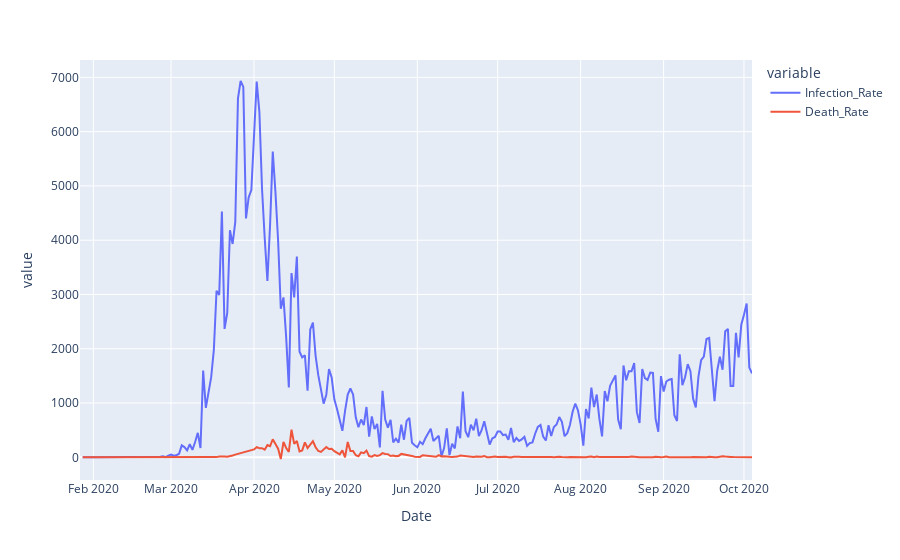

The notebook cell this image was saved under:
### Code cell
fig = px.line(df_Germany, x = "Date", y = ["Infection_Rate","Death_Rate"])
fig.show()

### Figure 1 — Plotly figure (JSON) as saved in the notebook; plotly's stock layout.template omitted (floating-point values rounded to 4 significant figures; data arrays with more than 128 entries replaced by an {"elided": "..."} marker saying what was removed)
{"data": [{"hovertemplate": "variable=Infection_Rate<br>Date=%{x}<br>value=%{y}<extra></extra>", "legendgroup": "Infection_Rate", "line": {"color": "#636efa", "dash": "solid"}, "mode": "lines", "name": "Infection_Rate", "orientation": "v", "showlegend": true, "type": "scatter", "x": {"elided": "252 str values"}, "xaxis": "x", "y": {"elided": "252 int values"}, "yaxis": "y"}, {"hovertemplate": "variable=Death_Rate<br>Date=%{x}<br>value=%{y}<extra></extra>", "legendgroup": "Death_Rate", "line": {"color": "#EF553B", "dash": "solid"}, "mode": "lines", "name": "Death_Rate", "orientation": "v", "showlegend": true, "type": "scatter", "x": {"elided": "252 str values"}, "xaxis": "x", "y": {"elided": "252 int values"}, "yaxis": "y"}], "layout": {"legend": {"title": {"text": "variable"}, "tracegroupgap": 0}, "margin": {"t": 60}, "xaxis": {"anchor": "y", "domain": [0, 1], "title": {"text": "Date"}}, "yaxis": {"anchor": "x", "domain": [0, 1], "title": {"text": "value"}}}}
